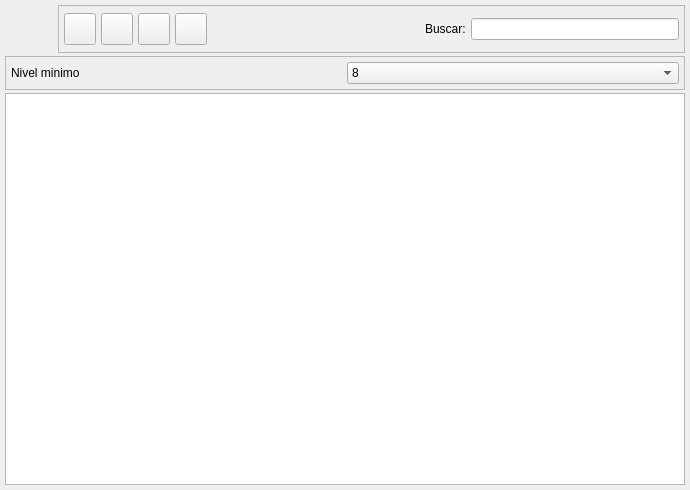
<ui version="4.0" >
 <author>Josep Maria Estopà Rey</author>
 <class>BcCuentaListBase</class>
 <widget class="QWidget" name="BcCuentaListBase" >
  <property name="enabled" >
   <bool>true</bool>
  </property>
  <property name="geometry" >
   <rect>
    <x>0</x>
    <y>0</y>
    <width>690</width>
    <height>490</height>
   </rect>
  </property>
  <property name="windowTitle" >
   <string>Articulos</string>
  </property>
  <property name="windowIcon" >
   <iconset resource="../../bulmages.qrc" >
    <normaloff>:/Images/product-list.svg</normaloff>:/Images/product-list.svg</iconset>
  </property>
  <layout class="QGridLayout" name="gridLayout_2" >
   <property name="margin" >
    <number>5</number>
   </property>
   <item row="0" column="0" >
    <layout class="QHBoxLayout" >
     <property name="spacing" >
      <number>5</number>
     </property>
     <property name="margin" >
      <number>0</number>
     </property>
     <item>
      <widget class="QLabel" name="label" >
       <property name="minimumSize" >
        <size>
         <width>48</width>
         <height>48</height>
        </size>
       </property>
       <property name="maximumSize" >
        <size>
         <width>48</width>
         <height>48</height>
        </size>
       </property>
       <property name="text" >
        <string/>
       </property>
       <property name="pixmap" >
        <pixmap resource="../../bulmages.qrc" >:/Images/account.svg</pixmap>
       </property>
       <property name="scaledContents" >
        <bool>true</bool>
       </property>
      </widget>
     </item>
     <item>
      <widget class="QFrame" name="m_botonera" >
       <property name="frameShape" >
        <enum>QFrame::StyledPanel</enum>
       </property>
       <property name="frameShadow" >
        <enum>QFrame::Raised</enum>
       </property>
       <layout class="QHBoxLayout" >
        <property name="spacing" >
         <number>5</number>
        </property>
        <property name="margin" >
         <number>5</number>
        </property>
        <item>
         <widget class="QToolButton" name="mui_imprimir" >
          <property name="minimumSize" >
           <size>
            <width>32</width>
            <height>32</height>
           </size>
          </property>
          <property name="maximumSize" >
           <size>
            <width>32</width>
            <height>32</height>
           </size>
          </property>
          <property name="toolTip" >
           <string>Imprimir listado</string>
          </property>
          <property name="whatsThis" >
           <string>Imprimir listado</string>
          </property>
          <property name="text" >
           <string/>
          </property>
          <property name="icon" >
           <iconset resource="../../bulmages.qrc" >
            <normaloff>:/Images/document-print.svg</normaloff>:/Images/document-print.svg</iconset>
          </property>
          <property name="iconSize" >
           <size>
            <width>32</width>
            <height>32</height>
           </size>
          </property>
         </widget>
        </item>
        <item>
         <widget class="QToolButton" name="mui_filtrar" >
          <property name="minimumSize" >
           <size>
            <width>32</width>
            <height>32</height>
           </size>
          </property>
          <property name="maximumSize" >
           <size>
            <width>32</width>
            <height>32</height>
           </size>
          </property>
          <property name="toolTip" >
           <string>Filtrar listado</string>
          </property>
          <property name="whatsThis" >
           <string>Filtrar listado</string>
          </property>
          <property name="text" >
           <string/>
          </property>
          <property name="icon" >
           <iconset resource="../../bulmages.qrc" >
            <normaloff>:/Images/edit-find.svg</normaloff>:/Images/edit-find.svg</iconset>
          </property>
          <property name="iconSize" >
           <size>
            <width>32</width>
            <height>32</height>
           </size>
          </property>
          <property name="checkable" >
           <bool>true</bool>
          </property>
         </widget>
        </item>
        <item>
         <widget class="QToolButton" name="mui_configurar" >
          <property name="minimumSize" >
           <size>
            <width>32</width>
            <height>32</height>
           </size>
          </property>
          <property name="maximumSize" >
           <size>
            <width>32</width>
            <height>32</height>
           </size>
          </property>
          <property name="toolTip" >
           <string>Configurar listado</string>
          </property>
          <property name="whatsThis" >
           <string>Configurar listado</string>
          </property>
          <property name="text" >
           <string/>
          </property>
          <property name="icon" >
           <iconset resource="../../bulmages.qrc" >
            <normaloff>:/Images/document-properties.svg</normaloff>:/Images/document-properties.svg</iconset>
          </property>
          <property name="iconSize" >
           <size>
            <width>32</width>
            <height>32</height>
           </size>
          </property>
          <property name="checkable" >
           <bool>true</bool>
          </property>
         </widget>
        </item>
        <item>
         <widget class="QToolButton" name="mui_actualizar" >
          <property name="minimumSize" >
           <size>
            <width>32</width>
            <height>32</height>
           </size>
          </property>
          <property name="maximumSize" >
           <size>
            <width>32</width>
            <height>32</height>
           </size>
          </property>
          <property name="toolTip" >
           <string>Actualizar listado</string>
          </property>
          <property name="whatsThis" >
           <string>Actualizar listado</string>
          </property>
          <property name="text" >
           <string/>
          </property>
          <property name="icon" >
           <iconset resource="../../bulmages.qrc" >
            <normaloff>:/Images/view-refresh.svg</normaloff>:/Images/view-refresh.svg</iconset>
          </property>
          <property name="iconSize" >
           <size>
            <width>32</width>
            <height>32</height>
           </size>
          </property>
         </widget>
        </item>
        <item>
         <widget class="QFrame" name="mui_plugbotones" >
          <property name="sizePolicy" >
           <sizepolicy vsizetype="Preferred" hsizetype="Minimum" >
            <horstretch>0</horstretch>
            <verstretch>0</verstretch>
           </sizepolicy>
          </property>
          <property name="frameShape" >
           <enum>QFrame::NoFrame</enum>
          </property>
          <property name="frameShadow" >
           <enum>QFrame::Plain</enum>
          </property>
          <property name="lineWidth" >
           <number>0</number>
          </property>
         </widget>
        </item>
        <item>
         <spacer>
          <property name="orientation" >
           <enum>Qt::Horizontal</enum>
          </property>
          <property name="sizeType" >
           <enum>QSizePolicy::Expanding</enum>
          </property>
          <property name="sizeHint" stdset="0" >
           <size>
            <width>161</width>
            <height>34</height>
           </size>
          </property>
         </spacer>
        </item>
        <item>
         <widget class="QLabel" name="textLabel1" >
          <property name="text" >
           <string>Buscar:</string>
          </property>
         </widget>
        </item>
        <item>
         <widget class="QLineEdit" name="m_filtro" >
          <property name="minimumSize" >
           <size>
            <width>150</width>
            <height>0</height>
           </size>
          </property>
         </widget>
        </item>
       </layout>
      </widget>
     </item>
    </layout>
   </item>
   <item row="1" column="0" >
    <widget class="QFrame" name="m_busqueda" >
     <property name="frameShape" >
      <enum>QFrame::StyledPanel</enum>
     </property>
     <property name="frameShadow" >
      <enum>QFrame::Raised</enum>
     </property>
     <layout class="QGridLayout" name="gridLayout" >
      <item row="0" column="0" >
       <layout class="QHBoxLayout" name="horizontalLayout" >
        <item>
         <widget class="QLabel" name="label_2" >
          <property name="text" >
           <string>Nivel minimo</string>
          </property>
         </widget>
        </item>
        <item>
         <widget class="QComboBox" name="mui_nivel" >
          <property name="minimumSize" >
           <size>
            <width>150</width>
            <height>0</height>
           </size>
          </property>
          <item>
           <property name="text" >
            <string>8</string>
           </property>
          </item>
          <item>
           <property name="text" >
            <string>7</string>
           </property>
          </item>
          <item>
           <property name="text" >
            <string>1</string>
           </property>
          </item>
          <item>
           <property name="text" >
            <string>2</string>
           </property>
          </item>
          <item>
           <property name="text" >
            <string>3</string>
           </property>
          </item>
          <item>
           <property name="text" >
            <string>4</string>
           </property>
          </item>
          <item>
           <property name="text" >
            <string>5</string>
           </property>
          </item>
          <item>
           <property name="text" >
            <string>6</string>
           </property>
          </item>
         </widget>
        </item>
       </layout>
      </item>
     </layout>
    </widget>
   </item>
   <item row="2" column="0" >
    <widget class="CuentaListSubForm" name="mui_list" />
   </item>
  </layout>
 </widget>
 <layoutdefault spacing="3" margin="5" />
 <customwidgets>
  <customwidget>
   <class>CuentaListSubForm</class>
   <extends>QTableWidget</extends>
   <header>bccuentalistview.h</header>
  </customwidget>
 </customwidgets>
 <tabstops>
  <tabstop>mui_list</tabstop>
 </tabstops>
 <resources>
  <include location="../../bulmages.qrc" />
 </resources>
 <connections>
  <connection>
   <sender>mui_filtrar</sender>
   <signal>toggled(bool)</signal>
   <receiver>m_busqueda</receiver>
   <slot>setShown(bool)</slot>
   <hints>
    <hint type="sourcelabel" >
     <x>241</x>
     <y>39</y>
    </hint>
    <hint type="destinationlabel" >
     <x>201</x>
     <y>71</y>
    </hint>
   </hints>
  </connection>
 </connections>
</ui>
